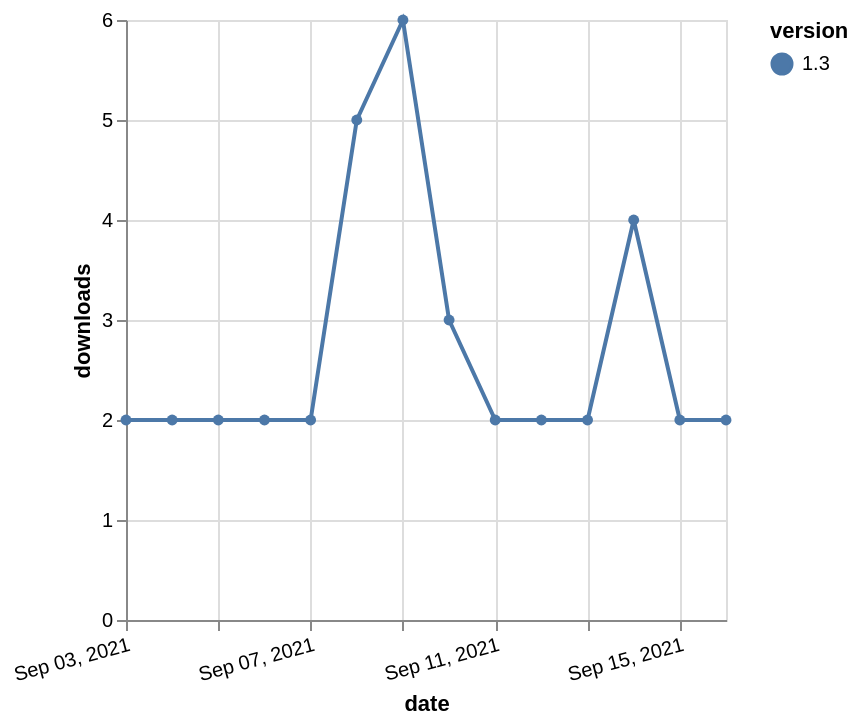

Here is the Vega-Lite specification saved for this chart:
### Vega-Lite specification from a JSON file in a GitHub repository (floating-point values rounded to 4 significant figures)
{"$schema": "https://vega.github.io/schema/vega-lite/v5.json", "description": "A simple bar chart with embedded data.", "data": {"values": [{"date": "2021-09-03", "total": 4030, "delta": 2, "version": "1.3"}, {"date": "2021-09-04", "total": 4032, "delta": 2, "version": "1.3"}, {"date": "2021-09-05", "total": 4034, "delta": 2, "version": "1.3"}, {"date": "2021-09-06", "total": 4036, "delta": 2, "version": "1.3"}, {"date": "2021-09-07", "total": 4038, "delta": 2, "version": "1.3"}, {"date": "2021-09-08", "total": 4043, "delta": 5, "version": "1.3"}, {"date": "2021-09-09", "total": 4049, "delta": 6, "version": "1.3"}, {"date": "2021-09-10", "total": 4052, "delta": 3, "version": "1.3"}, {"date": "2021-09-11", "total": 4054, "delta": 2, "version": "1.3"}, {"date": "2021-09-12", "total": 4056, "delta": 2, "version": "1.3"}, {"date": "2021-09-13", "total": 4058, "delta": 2, "version": "1.3"}, {"date": "2021-09-14", "total": 4062, "delta": 4, "version": "1.3"}, {"date": "2021-09-15", "total": 4064, "delta": 2, "version": "1.3"}, {"date": "2021-09-16", "total": 4066, "delta": 2, "version": "1.3"}]}, "width": "container", "mark": {"type": "line", "point": {"filled": true}}, "encoding": {"x": {"field": "date", "type": "temporal", "timeUnit": "yearmonthdate", "title": "date", "axis": {"labelAngle": -15}}, "y": {"field": "delta", "type": "quantitative", "title": "downloads"}, "color": {"field": "version", "type": "nominal"}, "tooltip": {"field": "delta"}}}
